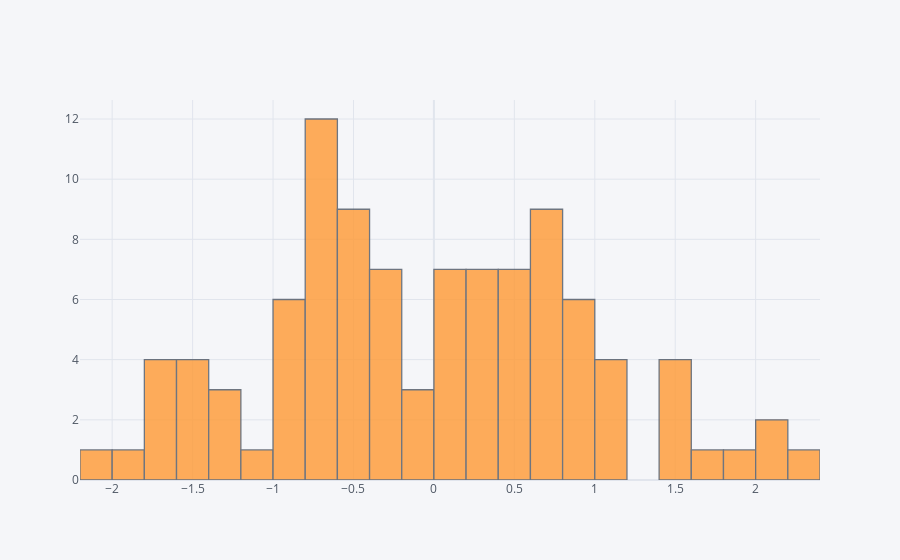

Notebook cell for this chart:
### Markdown cell above
## Histograma

### Code cell
df['A'].iplot(kind='hist',bins=25)

### Figure 1 — Plotly figure (JSON) as saved in the notebook; plotly's stock layout.template omitted (floating-point values rounded to 4 significant figures)
{"data": [{"histfunc": "count", "histnorm": "", "marker": {"color": "rgba(255, 153, 51, 1.0)", "line": {"color": "#4D5663", "width": 1.3}}, "name": "A", "nbinsx": 25, "opacity": 0.8, "orientation": "v", "type": "histogram", "x": [0.5016, 0.3969, 0.1511, 0.238, -0.9065, -0.5858, -1.192, -0.4804, 0.3063, -1.311, -1.423, -1.684, -0.6597, 1.165, 0.5794, -0.9205, -0.7476, 0.6918, -0.6555, -1.39, -1.583, 0.7206, 0.86, 1.403, 0.4, -0.2836, -0.8645, -1.624, 1.636, 0.2322, -1.521, -1.596, -0.2247, 0.8753, 0.5909, -1.991, 0.7536, -0.2952, 0.5276, 0.4909, -0.713, 1.199, -2.172, 0.1295, 0.6578, -0.09448, -0.5825, 0.9538, 0.1492, 2.168, -0.6036, -0.2296, -0.4952, -0.01828, -0.3682, -0.7027, 1.997, -1.34, 2.213, -0.885, -0.9979, 0.1334, -0.4069, 0.2898, 0.7263, 0.1436, 0.2302, 0.8287, -0.8694, -1.629, 0.1483, 1.558, 0.8704, 1.167, -0.7682, -0.683, -0.6707, 0.9527, -0.5859, 0.6449, -0.6812, 0.776, 1.404, -0.6405, 1.585, -0.2284, -0.4874, 0.6356, -0.2043, 0.735, -0.006914, 1.007, -1.767, -0.4037, -0.4123, -0.6357, 0.4946, 2.016, 0.5075, 0.08948]}], "layout": {"barmode": "overlay", "legend": {"bgcolor": "#F5F6F9", "font": {"color": "#4D5663"}}, "paper_bgcolor": "#F5F6F9", "plot_bgcolor": "#F5F6F9", "title": {"font": {"color": "#4D5663"}}, "xaxis": {"gridcolor": "#E1E5ED", "showgrid": true, "tickfont": {"color": "#4D5663"}, "title": {"font": {"color": "#4D5663"}, "text": ""}, "zerolinecolor": "#E1E5ED"}, "yaxis": {"gridcolor": "#E1E5ED", "showgrid": true, "tickfont": {"color": "#4D5663"}, "title": {"font": {"color": "#4D5663"}, "text": ""}, "zerolinecolor": "#E1E5ED"}}}
